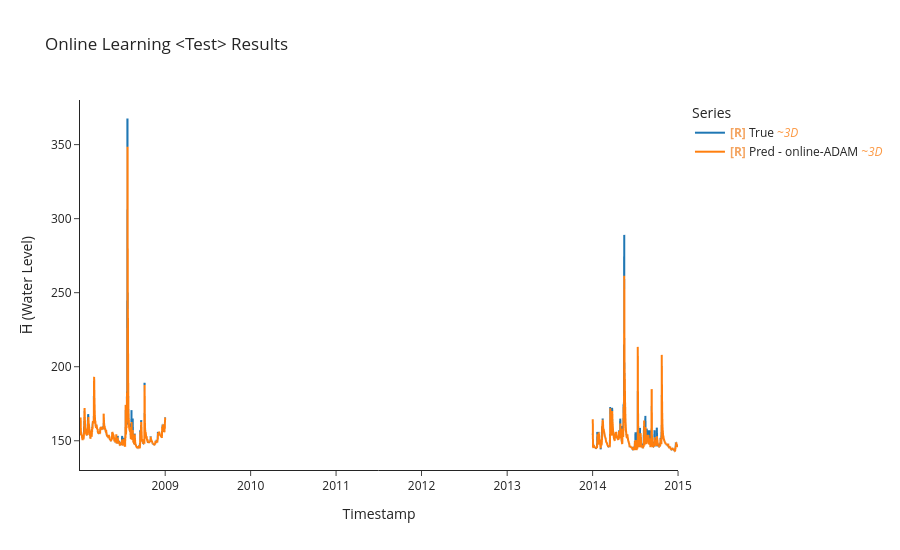

The notebook cell this image was saved under:
### Code cell
# evaluation on test set
y_true_test, y_pred_test, time_indices_test = uf.model_evaluate_with_norm(model,criterion, test_ds, test_df.index,
                                                                 LOOKBACK, HORIZON, BATCH_SIZE)
uf.calculate_metrics_and_plot({"online-ADAM": (y_true_test, y_pred_test, time_indices_test)},
                              plot_title = 'Online Learning <Test> Results',
                              export_metrics= True,
                              export_html= True,
                              export_file_name='results/testing/online/Online Learning MLP test')
# Save predictions to CSV files to be used later in Experiments
uf.export_results_to_csv({"MLP": (y_true_test, y_pred_test,time_indices_test)}, 
                         "results/testing/predictions_vs_true/online")

### Figure 1 — Plotly figure (JSON) as saved in the notebook; plotly's stock layout.template omitted (floating-point values rounded to 4 significant figures; data arrays with more than 128 entries replaced by an {"elided": "..."} marker saying what was removed)
{"data": [{"hovertemplate": "Legend=True<br>Timestamp=%{x}<br>H̅ (Water Level)=%{y}<extra></extra>", "legendgroup": "True", "line": {"color": "#1f77b4", "dash": "solid", "width": 2}, "marker": {"symbol": "circle"}, "mode": "lines", "name": "<b style=\"color:sandybrown\">[R]</b> True <i style=\"color:#fc9944\">~3D</i>", "showlegend": true, "type": "scattergl", "uid": "28f28076-e04a-449c-8aa8-2551e0791d09", "x": {"elided": "1001 str values"}, "xaxis": "x", "y": {"elided": "1001 float values"}, "yaxis": "y"}, {"hovertemplate": "Legend=Pred - online-ADAM<br>Timestamp=%{x}<br>H̅ (Water Level)=%{y}<extra></extra>", "legendgroup": "Pred - online-ADAM", "line": {"color": "#ff7f0e", "dash": "solid", "width": 2}, "marker": {"symbol": "circle"}, "mode": "lines", "name": "<b style=\"color:sandybrown\">[R]</b> Pred - online-ADAM <i style=\"color:#fc9944\">~3D</i>", "showlegend": true, "type": "scattergl", "uid": "e5ecd19e-e342-4c8d-8e12-24edab07d776", "x": {"elided": "1001 str values"}, "xaxis": "x", "y": {"elided": "1001 float values"}, "yaxis": "y"}], "layout": {"height": 550, "legend": {"title": {"text": "Series"}, "tracegroupgap": 0}, "title": {"text": "Online Learning <Test> Results"}, "xaxis": {"anchor": "y", "domain": [0, 1], "title": {"text": "Timestamp"}}, "yaxis": {"anchor": "x", "domain": [0, 1], "title": {"text": "H̅ (Water Level)"}}}}
